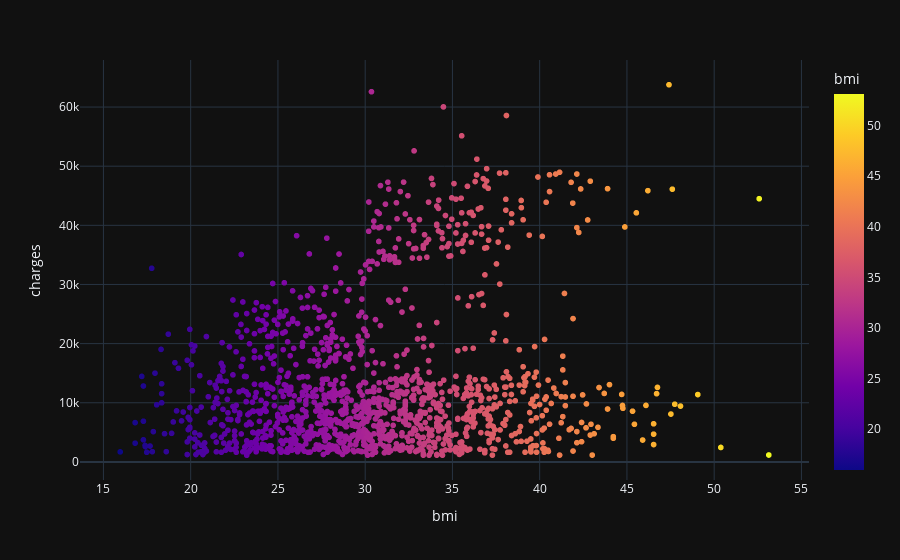

Notebook code for this chart:
### Markdown cell above
### Information regarding bmi

### Code cell
px.scatter(data_frame = df, x = 'bmi', y = 'charges', color = 'bmi', template = 'plotly_dark')

### Figure 1 — Plotly figure (JSON) as saved in the notebook; plotly's stock layout.template omitted (floating-point values rounded to 4 significant figures; data arrays with more than 128 entries replaced by an {"elided": "..."} marker saying what was removed)
{"data": [{"hovertemplate": "bmi=%{marker.color}<br>charges=%{y}<extra></extra>", "legendgroup": "", "marker": {"color": {"elided": "1338 float values"}, "coloraxis": "coloraxis", "symbol": "circle"}, "mode": "markers", "name": "", "showlegend": false, "type": "scattergl", "x": {"elided": "1338 float values"}, "xaxis": "x", "y": {"elided": "1338 float values"}, "yaxis": "y"}], "layout": {"coloraxis": {"colorbar": {"title": {"text": "bmi"}}, "colorscale": [[0, "#0d0887"], [0.1111, "#46039f"], [0.2222, "#7201a8"], [0.3333, "#9c179e"], [0.4444, "#bd3786"], [0.5556, "#d8576b"], [0.6667, "#ed7953"], [0.7778, "#fb9f3a"], [0.8889, "#fdca26"], [1, "#f0f921"]]}, "legend": {"tracegroupgap": 0}, "margin": {"t": 60}, "xaxis": {"anchor": "y", "domain": [0, 1], "title": {"text": "bmi"}}, "yaxis": {"anchor": "x", "domain": [0, 1], "title": {"text": "charges"}}}}
